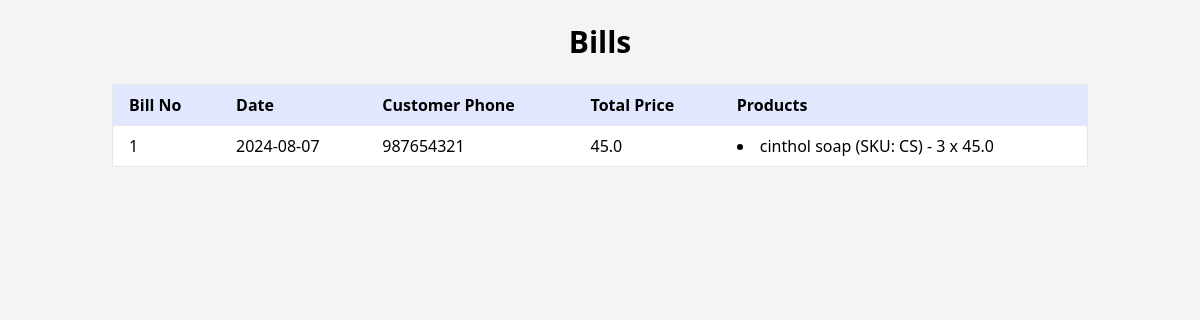
/view_bills (signed in), run on an earlier commit of the app's database.
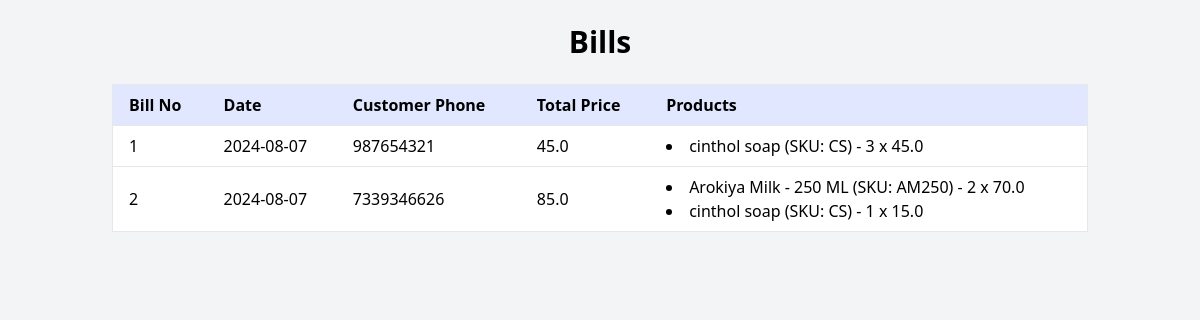
And on a later commit of the database.
### models.py (models this page shows, shortened)
class TransactionRecord(db.Model):
    id = db.Column(db.Integer, primary_key=True)
    bill_no = db.Column(db.Integer, unique=True, nullable=False)
    date = db.Column(db.Date, nullable=False, default=datetime.utcnow)
    total_price = db.Column(db.Float, nullable=False)
    organisation_id = db.Column(db.Integer, db.ForeignKey('organisation.id'), nullable=False)
    customer_id = db.Column(db.Integer, db.ForeignKey('customer.id'), nullable=True)  # Allow null if no customer info
    items = db.relationship('TransactionItem', backref='transaction', lazy=True)
    customer = db.relationship('Customer', backref='transaction_records')

class Customer(db.Model):
    id = db.Column(db.Integer, primary_key=True)
    name = db.Column(db.String(100), nullable=False)
    phone = db.Column(db.String(15), nullable=False)
    city = db.Column(db.String(100))
    district = db.Column(db.String(100))
    state = db.Column(db.String(100))
    pincode = db.Column(db.String(10))
    email = db.Column(db.String(120))
    flat_no = db.Column(db.String(50))  # New field
    street = db.Column(db.String(150))  # New field
    organisation_id = db.Column(db.Integer, db.ForeignKey('organisation.id'), nullable=False)

class TransactionItem(db.Model):
    id = db.Column(db.Integer, primary_key=True)
    transaction_id = db.Column(db.Integer, db.ForeignKey('transaction_record.id'), nullable=False)
    product_id = db.Column(db.Integer, db.ForeignKey('product.id'), nullable=False)
    quantity = db.Column(db.Integer, nullable=False)
    total_price = db.Column(db.Float, nullable=False)

class Product(db.Model):
    id = db.Column(db.Integer, primary_key=True)
    name = db.Column(db.String(100), nullable=False)
    SKU = db.Column(db.String(50), nullable=False)
    net_price = db.Column(db.Float, nullable=False)
    selling_price = db.Column(db.Float, nullable=False)
    quantity = db.Column(db.Integer, nullable=False)
    seller = db.Column(db.String(100), nullable=False)
    organisation_id = db.Column(db.Integer, db.ForeignKey('organisation.id'), nullable=False)
    category_id = db.Column(db.Integer, db.ForeignKey('product_category.id'), nullable=True)  # Allow null if category not mandatory
    inventory = db.relationship('Inventory', backref='product', lazy=True)

### blueprints/billing.py (the view)
@billing_bp.route('/view_bills')
def view_bills():
    organisation_id = session.get('organisation_id')
    user_email = session.get('user_email')
    if not organisation_id:
        flash('User is not logged in!', 'danger')
        return redirect(url_for('auth.login'))
    bills = db.session.query(TransactionRecord).filter_by(organisation_id=organisation_id).all()
    bill_items = db.session.query(
        TransactionItem,
        Product.name.label('product_name'),
        Product.SKU.label('product_sku')
    ).join(Product, TransactionItem.product_id == Product.id).all()
    customers = {customer.id: customer for customer in Customer.query.all()}
    bill_items_dict = {}
    for item in bill_items:
        if item.TransactionItem.transaction_id not in bill_items_dict:
            bill_items_dict[item.TransactionItem.transaction_id] = []
        bill_items_dict[item.TransactionItem.transaction_id].append(item)
    return render_template('view_bills.html', bills=bills, bill_items_dict=bill_items_dict, customers=customers)

### templates/view_bills.html (shortened to what this page needs)
<!DOCTYPE html>
<html lang="en">
<head>
    <link href="https://cdn.jsdelivr.net/npm/tailwindcss@2.2.19/dist/tailwind.min.css" rel="stylesheet">
</head>
<body class="bg-gray-100">
    <div class="container mx-auto p-6">
        <h1 class="text-3xl font-bold text-center mb-6">Bills</h1>
        <div class="overflow-x-auto">
            <table class="min-w-full bg-white border border-gray-200">
                <thead>
                    <tr>
                        <th class="py-2 px-4 border-b bg-indigo-100 text-left">Bill No</th>
                        <th class="py-2 px-4 border-b bg-indigo-100 text-left">Date</th>
                        <th class="py-2 px-4 border-b bg-indigo-100 text-left">Customer Phone</th>
                        <th class="py-2 px-4 border-b bg-indigo-100 text-left">Total Price</th>
                        <th class="py-2 px-4 border-b bg-indigo-100 text-left">Products</th>
                    </tr>
                </thead>
                <tbody>
                    {% for bill in bills %}
                    <tr class="hover:bg-gray-50">
                        <td class="py-2 px-4 border-b">{{ bill.bill_no }}</td>
                        <td class="py-2 px-4 border-b">{{ bill.date.strftime('%Y-%m-%d') }}</td>
                        <td class="py-2 px-4 border-b">
                            {% if bill.customer_id in customers %}
                                {{ customers[bill.customer_id].phone }}
                            {% else %}
                                N/A
                            {% endif %}
                        </td>
                        <td class="py-2 px-4 border-b">{{ bill.total_price }}</td>
                        <td class="py-2 px-4 border-b">
                            <ul class="list-disc list-inside">
                                {% for item in bill_items_dict[bill.id] %}
                                <li>{{ item.product_name }} (SKU: {{ item.product_sku }}) - {{ item.TransactionItem.quantity }} x {{ item.TransactionItem.total_price }}</li>
                                {% endfor %}
                            </ul>
                        </td>
                    </tr>
                    {% endfor %}
                </tbody>
            </table>
        </div>
    </div>
</body>
</html>

What changed in the data, as far as the page shows it:
added TransactionRecord: bill_no "2", date "2024-08-07", total_price "85.0"
added Customer: phone "7339346626"
added TransactionItem: product_name "Arokiya Milk - 250 ML", product_sku "AM250", TransactionItem.quantity "2", TransactionItem.total_price "70.0"
added TransactionItem: product_name "cinthol soap", product_sku "CS", TransactionItem.quantity "1", TransactionItem.total_price "15.0", shown under "2"
